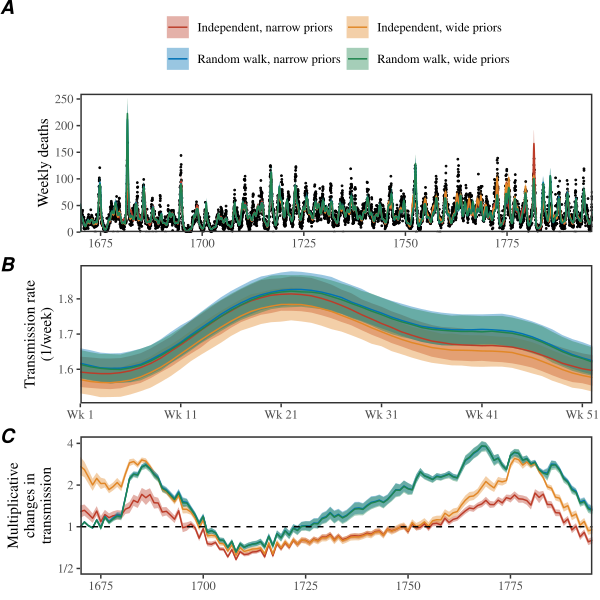

Write the R code that produced this figure.
library(dplyr)
library(ggplot2); theme_set(theme_bw(base_family = "Times"))
library(egg)
library(ggsci)
library(cmdstanr)
source("../script/script_data.R")
source("../R/colors.R")

load("../stanfit_sir_perturb_demog_dd/stanfit_sir_perturb_demog_dd_cmdstanr.rda")
load("../stanfit_sir_perturb_demog_dd/stanfit_sir_perturb_demog_dd_wide_cmdstanr.rda")
load("../stanfit_sir_perturb_demog_dd/stanfit_sir_perturb_demog_dd_norw_cmdstanr.rda")
load("../stanfit_sir_perturb_demog_dd/stanfit_sir_perturb_demog_dd_norw_wide_cmdstanr.rda")

data_filter <- data_final %>%
  filter(year < 1796)

all_summ <- list(
  rw_n=summary_sir_perturb_demog_dd_cmdstanr_laplace,
  rw_w=summary_sir_perturb_demog_dd_wide_cmdstanr_laplace,
  norw_n=summary_sir_perturb_demog_dd_norw_cmdstanr_laplace,
  norw_w=summary_sir_perturb_demog_dd_norw_wide_cmdstanr_laplace
)

fitdata <- lapply(all_summ, function(x) {
  data.frame(
    year=data_filter$year,
    week=data_filter$week,
    est=x$median[grepl("C\\[", x$variable)],
    lwr=x$q5[grepl("C\\[", x$variable)],
    upr=x$q95[grepl("C\\[", x$variable)]
  )
}) %>%
  bind_rows(
    .id="group"
  ) %>%
  mutate(
    group=factor(group, 
                 levels=c("norw_n", "norw_w", "rw_n", "rw_w"),
                 labels=c("Independent, narrow priors",
                          "Independent, wide priors",
                          "Random walk, narrow priors",
                          "Random walk, wide priors"))
  )

g1 <- ggplot(fitdata) +
  # annotate("rect", xmin=1721, xmax=1728, ymin=-Inf, ymax=Inf, fill="#D9F2FF", alpha=0.5) +
  # annotate("rect", xmin=1728, xmax=1740, ymin=-Inf, ymax=Inf, fill="#AED8EB", alpha=0.5) +
  # annotate("rect", xmin=1740, xmax=1768, ymin=-Inf, ymax=Inf, fill="#8FC5DC", alpha=0.5) +
  # annotate("rect", xmin=1768, xmax=1790, ymin=-Inf, ymax=Inf, fill="#6EB1CC", alpha=0.5) +
  # annotate("rect", xmin=1790, xmax=1796, ymin=-Inf, ymax=Inf, fill="#3F94B6", alpha=0.5) +
  # geom_vline(xintercept=unique(data_filter$year), lty=3, col="gray70") +
  geom_point(data=data_filter, aes(year+week/52, smpx), size=0.3) +
  geom_ribbon(aes(year+week/52, ymin=lwr, ymax=upr, fill=group), alpha=0.4) +
  geom_line(aes(year+week/52, est, col=group)) +
  scale_x_continuous("Year", expand=c(0, 0)) +
  scale_y_continuous("Weekly deaths", expand=c(0, 0), limits=c(0, 260)) +
  scale_color_manual("", values=colors_default) +
  scale_fill_manual("", values=colors_default) +
  guides(color=guide_legend(nrow=2,byrow=TRUE), fill=guide_legend(nrow=2,byrow=TRUE)) +
  theme(
    panel.grid = element_blank(),
    panel.border = element_rect(linewidth=1),
    axis.title.x = element_blank(),
    legend.position = "top",
    legend.title = element_blank()
  )

betadata <- lapply(all_summ, function(x) {
  data.frame(
    week=1:52,
    est=exp(x$median[grepl("logbeta\\[", x$variable)]),
    lwr=exp(x$q5[grepl("logbeta\\[", x$variable)]),
    upr=exp(x$q95[grepl("logbeta\\[", x$variable)])
  )
}) %>%
  bind_rows(
    .id="group"
  ) %>%
  mutate(
    group=factor(group, 
                 levels=c("norw_n", "norw_w", "rw_n", "rw_w"),
                 labels=c("Independent, narrow priors",
                          "Independent, wide priors",
                          "Random walk, narrow priors",
                          "Random walk, wide priors"))
  )

g2 <- ggplot(betadata) +
  geom_ribbon(aes(week, ymin=lwr, ymax=upr, fill=group), alpha=0.4) +
  geom_line(aes(week, est, col=group)) +
  scale_x_continuous("Week of year", expand=c(0, 0),
                     breaks=c(1, 11, 21, 31, 41, 51),
                     labels=c("Wk 1", "Wk 11", "Wk 21", "Wk 31", "Wk 41", "Wk 51")) +
  scale_y_continuous("Transmission rate\n(1/week)") +
  scale_color_manual("", values=colors_default) +
  scale_fill_manual("", values=colors_default) +
  theme(
    panel.grid = element_blank(),
    panel.border = element_rect(linewidth=1),
    axis.title.x = element_blank(),
    legend.position = "none"
  )

epsilondata <- lapply(all_summ, function(x) {
  data.frame(
    year=unique(data_filter$year),
    est=exp(x$median[grepl("^epsilon\\[", x$variable)]),
    lwr=exp(x$q5[grepl("^epsilon\\[", x$variable)]),
    upr=exp(x$q95[grepl("^epsilon\\[", x$variable)])
  )
}) %>%
  bind_rows(
    .id="group"
  ) %>%
  mutate(
    group=factor(group, 
                 levels=c("norw_n", "norw_w", "rw_n", "rw_w"),
                 labels=c("Independent, narrow priors",
                          "Independent, wide priors",
                          "Random walk, narrow priors",
                          "Random walk, wide priors"))
  )

g3 <- ggplot(epsilondata) +
  geom_ribbon(aes(year, ymin=lwr, ymax=upr, fill=group), alpha=0.4) +
  geom_line(aes(year, est, col=group)) +
  scale_x_continuous("Year", expand=c(0, 0)) +
  scale_y_log10("Multiplicative\nchanges in\ntransmission",
                breaks=c(0.5, 1, 2, 4), limits=c(0.45, 4.5), expand=c(0, 0),
                labels=c("1/2", "1", "2", "4")) +
  geom_hline(yintercept=1, lty=2) +
  scale_color_manual("", values=colors_default) +
  scale_fill_manual("", values=colors_default) +
  theme(
    panel.grid = element_blank(),
    panel.border = element_rect(linewidth=1),
    axis.title.x = element_blank(),
    legend.position = "none"
  )

Sdata <- lapply(all_summ, function(x) {
  data.frame(
    year=data_filter$year,
    week=data_filter$week,
    est=x$median[grepl("S\\[", x$variable)],
    lwr=x$q5[grepl("S\\[", x$variable)],
    upr=x$q95[grepl("S\\[", x$variable)]
  )
}) %>%
  bind_rows(
    .id="group"
  ) %>%
  mutate(
    group=factor(group, 
                 levels=c("norw_n", "norw_w", "rw_n", "rw_w"),
                 labels=c("Independent, narrow priors",
                          "Independent, wide priors",
                          "Random walk, narrow priors",
                          "Random walk, wide priors"))
  )

gcomb <- ggarrange(g1, g2, g3,  ncol=1,
                   labels=c("A", "B", "C"))

ggsave("figure_stanfit-v2.pdf", gcomb, width=6, height=6)
